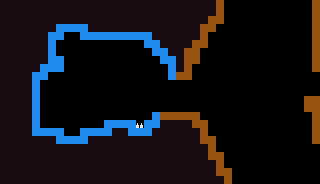

This game map was drawn from its Tiled (.tmx) file and the tilesets committed beside it. A one-line description and the full map source follow:
An orthogonal 40x23 tile map with 8x8 px tiles, 2 tile layers (Terrain, Spikes) and 1 object.

<map version="1.10" tiledversion="1.12.2" orientation="orthogonal" renderorder="right-down" width="40" height="23" tilewidth="8" tileheight="8" infinite="0" nextlayerid="8" nextobjectid="47">
 <tileset firstgid="1" source="../tiles/Foregound.tsx" />
 <layer id="1" name="Terrain" width="40" height="23">
  <data encoding="csv">
5,5,5,5,5,5,5,5,5,5,5,5,5,5,5,5,5,5,5,5,5,5,5,5,5,5,5,1,0,0,0,0,0,0,0,0,0,0,0,1,
5,5,5,5,5,5,5,5,5,5,5,5,5,5,5,5,5,5,5,5,5,5,5,5,5,5,5,1,0,0,0,0,0,0,0,0,0,0,0,1,
5,5,5,5,5,5,5,5,5,5,5,5,5,5,5,5,5,5,5,5,5,5,5,5,5,5,1,1,0,0,0,0,0,0,0,0,0,0,0,1,
5,5,5,5,5,5,5,7,7,7,7,5,5,5,5,5,5,5,5,5,5,5,5,5,5,1,1,0,0,0,0,0,0,0,0,0,0,0,0,1,
5,5,5,5,5,5,7,7,0,0,7,7,7,7,7,7,7,7,7,5,5,5,5,5,5,1,0,0,0,0,0,0,0,0,0,0,0,0,0,1,
5,5,5,5,5,5,7,0,0,0,0,0,0,0,0,0,0,0,7,7,5,5,5,5,1,1,0,0,0,0,0,0,0,0,0,0,0,0,0,1,
5,5,5,5,5,5,7,0,0,0,0,0,0,0,0,0,0,0,0,7,7,5,5,1,1,0,0,0,0,0,0,0,0,0,0,0,0,0,0,1,
5,5,5,5,5,5,7,7,0,0,0,0,0,0,0,0,0,0,0,0,7,7,5,1,1,0,0,0,0,0,0,0,0,0,0,0,0,0,0,1,
5,5,5,5,5,7,7,7,0,0,0,0,0,0,0,0,0,0,0,0,0,7,5,1,0,0,0,0,0,0,0,0,0,0,0,0,0,0,0,1,
5,5,5,5,7,7,0,0,0,0,0,0,0,0,0,0,0,0,0,0,0,7,1,1,0,0,0,0,0,0,0,0,0,0,0,0,0,0,0,0,
5,5,5,5,7,0,0,0,0,0,0,0,0,0,0,0,0,0,0,0,0,0,0,0,0,0,0,0,0,0,0,0,0,0,0,0,0,0,0,0,
5,5,5,5,7,0,0,0,0,0,0,0,0,0,0,0,0,0,0,0,0,0,0,0,0,0,0,0,0,0,0,0,0,0,0,0,0,0,0,0,
5,5,5,5,7,0,0,0,0,0,0,0,0,0,0,0,0,0,0,0,0,0,0,0,0,0,0,0,0,0,0,0,0,0,0,0,0,0,1,1,
5,5,5,5,7,0,0,0,0,0,0,0,0,0,0,0,0,0,0,0,0,0,0,0,0,0,0,0,0,0,0,0,0,0,0,0,0,0,1,1,
5,5,5,5,7,0,0,0,0,0,0,0,0,0,0,0,0,0,0,7,1,1,1,1,1,0,0,0,0,0,0,0,0,0,0,0,0,0,0,1,
5,5,5,5,7,0,0,0,0,0,0,0,0,7,7,7,7,0,7,7,5,5,5,5,1,1,0,0,0,0,0,0,0,0,0,0,0,0,0,1,
5,5,5,5,7,7,7,7,0,0,7,7,7,7,5,5,7,7,7,5,5,5,5,5,5,1,0,0,0,0,0,0,0,0,0,0,0,0,0,1,
5,5,5,5,5,5,5,7,7,7,7,5,5,5,5,5,5,5,5,5,5,5,5,5,5,1,1,0,0,0,0,0,0,0,0,0,0,0,0,1,
5,5,5,5,5,5,5,5,5,5,5,5,5,5,5,5,5,5,5,5,5,5,5,5,5,5,1,0,0,0,0,0,0,0,0,0,0,0,0,0,
5,5,5,5,5,5,5,5,5,5,5,5,5,5,5,5,5,5,5,5,5,5,5,5,5,5,1,1,0,0,0,0,0,0,0,0,0,0,0,0,
5,5,5,5,5,5,5,5,5,5,5,5,5,5,5,5,5,5,5,5,5,5,5,5,5,5,5,1,0,0,0,0,0,0,0,0,0,0,0,0,
5,5,5,5,5,5,5,5,5,5,5,5,5,5,5,5,5,5,5,5,5,5,5,5,5,5,5,1,1,0,0,0,0,0,0,0,0,0,0,0,
5,5,5,5,5,5,5,5,5,5,5,5,5,5,5,5,5,5,5,5,5,5,5,5,5,5,5,5,1,0,0,0,0,0,0,0,0,0,0,0
</data>
 </layer>
 <layer id="7" name="Spikes" width="40" height="23">
  <data encoding="csv">
0,0,0,0,0,0,0,0,0,0,0,0,0,0,0,0,0,0,0,0,0,0,0,0,0,0,0,0,0,0,0,0,0,0,0,0,0,0,0,0,
0,0,0,0,0,0,0,0,0,0,0,0,0,0,0,0,0,0,0,0,0,0,0,0,0,0,0,0,0,0,0,0,0,0,0,0,0,0,0,0,
0,0,0,0,0,0,0,0,0,0,0,0,0,0,0,0,0,0,0,0,0,0,0,0,0,0,0,0,0,0,0,0,0,0,0,0,0,0,0,0,
0,0,0,0,0,0,0,0,0,0,0,0,0,0,0,0,0,0,0,0,0,0,0,0,0,0,0,0,0,0,0,0,0,0,0,0,0,0,0,0,
0,0,0,0,0,0,0,0,0,0,0,0,0,0,0,0,0,0,0,0,0,0,0,0,0,0,0,0,0,0,0,0,0,0,0,0,0,0,0,0,
0,0,0,0,0,0,0,0,0,0,0,0,0,0,0,0,0,0,0,0,0,0,0,0,0,0,0,0,0,0,0,0,0,0,0,0,0,0,0,0,
0,0,0,0,0,0,0,0,0,0,0,0,0,0,0,0,0,0,0,0,0,0,0,0,0,0,0,0,0,0,0,0,0,0,0,0,0,0,0,0,
0,0,0,0,0,0,0,0,0,0,0,0,0,0,0,0,0,0,0,0,0,0,0,0,0,0,0,0,0,0,0,0,0,0,0,0,0,0,0,0,
0,0,0,0,0,0,0,0,0,0,0,0,0,0,0,0,0,0,0,0,0,0,0,0,0,0,0,0,0,0,0,0,0,0,0,0,0,0,0,0,
0,0,0,0,0,0,0,0,0,0,0,0,0,0,0,0,0,0,0,0,0,0,0,0,0,0,0,0,0,0,0,0,0,0,0,0,0,0,0,0,
0,0,0,0,0,0,0,0,0,0,0,0,0,0,0,0,0,0,0,0,0,0,0,0,0,0,0,0,0,0,0,0,0,0,0,0,0,0,0,0,
0,0,0,0,0,0,0,0,0,0,0,0,0,0,0,0,0,0,0,0,0,0,0,0,0,0,0,0,0,0,0,0,0,0,0,0,0,0,0,0,
0,0,0,0,0,0,0,0,0,0,0,0,0,0,0,0,0,0,0,0,0,0,0,0,0,0,0,0,0,0,0,0,0,0,0,0,0,0,0,0,
0,0,0,0,0,0,0,0,0,0,0,0,0,0,0,0,0,0,0,0,0,0,0,0,0,0,0,0,0,0,0,0,0,0,0,0,0,0,0,0,
0,0,0,0,0,0,0,0,0,0,0,0,0,0,0,0,0,0,0,0,0,0,0,0,0,0,0,0,0,0,0,0,0,0,0,0,0,0,0,0,
0,0,0,0,0,0,0,0,0,0,0,0,0,0,0,0,0,2,0,0,0,0,0,0,0,0,0,0,0,0,0,0,0,0,0,0,0,0,0,0,
0,0,0,0,0,0,0,0,0,0,0,0,0,0,0,0,0,0,0,0,0,0,0,0,0,0,0,0,0,0,0,0,0,0,0,0,0,0,0,0,
0,0,0,0,0,0,0,0,0,0,0,0,0,0,0,0,0,0,0,0,0,0,0,0,0,0,0,0,0,0,0,0,0,0,0,0,0,0,0,0,
0,0,0,0,0,0,0,0,0,0,0,0,0,0,0,0,0,0,0,0,0,0,0,0,0,0,0,0,0,0,0,0,0,0,0,0,0,0,0,0,
0,0,0,0,0,0,0,0,0,0,0,0,0,0,0,0,0,0,0,0,0,0,0,0,0,0,0,0,0,0,0,0,0,0,0,0,0,0,0,0,
0,0,0,0,0,0,0,0,0,0,0,0,0,0,0,0,0,0,0,0,0,0,0,0,0,0,0,0,0,0,0,0,0,0,0,0,0,0,0,0,
0,0,0,0,0,0,0,0,0,0,0,0,0,0,0,0,0,0,0,0,0,0,0,0,0,0,0,0,0,0,0,0,0,0,0,0,0,0,0,0,
0,0,0,0,0,0,0,0,0,0,0,0,0,0,0,0,0,0,0,0,0,0,0,0,0,0,0,0,0,0,0,0,0,0,0,0,0,0,0,0
</data>
 </layer>
 <objectgroup id="4" name="Death">
  <object id="46" x="136.667" y="124" width="6.33333" height="2.33333" />
 </objectgroup>
 <objectgroup id="5" name="Entities" />
 <objectgroup id="6" name="Boundaries" />
</map>
